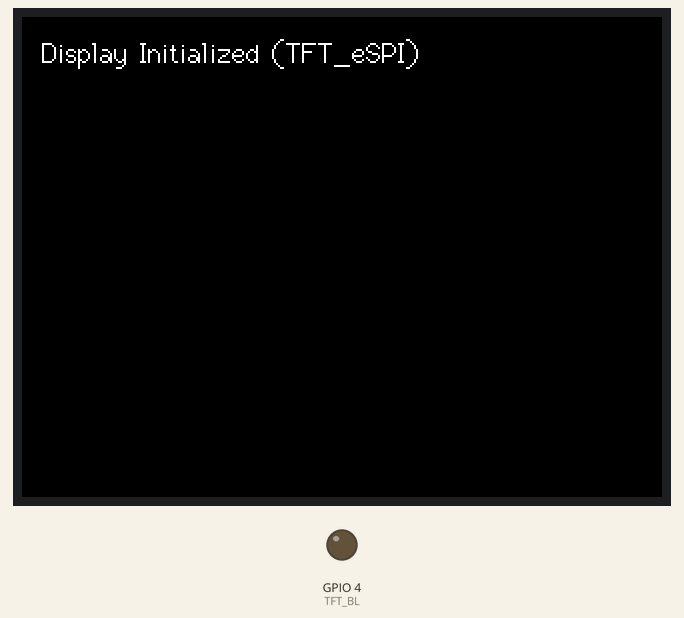
The sketch below on a simulated ESP32. Parts: 320×240 colour display, output pins drawn as LEDs (lit = HIGH). What the sketch prints to the serial monitor is not drawn.

Above: at 0.4 s.

The sketch:

TouchScreenTest.ino
```cpp
#include <SPI.h>
#include <TFT_eSPI.h>
#include <XPT2046_Touchscreen.h>

// **********************************************
// PIN DEFINITIONS (From your Config.h)
// **********************************************
// TFT_eSPI uses User_Setup.h for display pins.
// These are used by the Touch library initialization below.
 #define TFT_BL           4   // Backlight pin (using the working pin 4)
 #define TOUCH_CS         13
 // #define TOUCH_IRQ        2   // Required for proper touch interrupt handling

// **********************************************
// TFT_eSPI Setup
// **********************************************
TFT_eSPI tft = TFT_eSPI();

// **********************************************
// Touchscreen Setup (FIXED CONSTRUCTOR)
// **********************************************
// Removed the third argument (tft.getSPIinstance()) to match your library version.
// XPT2046_Touchscreen ts(TOUCH_CS, TOUCH_IRQ);

// **********************************************
// Backlight (PWM) Fix Variables
// **********************************************
uint8_t ledc_channel = 0; // Will hold the actual assigned channel

void setup() {
    Serial.begin(115200);
    delay(100);
    Serial.println("\n--- Starting Debug Sketch ---");

    // 1. TFT Initialization (Ensure User_Setup.h has TFT_RST set to -1)
    tft.init();
    Serial.println("\n--- Done Init ---");

    tft.setRotation(1); // Landscape
    tft.fillScreen(TFT_BLACK);
    tft.setTextFont(1); // FIX: Prevents LoadProhibited crash on first text draw
    tft.setTextColor(TFT_WHITE, TFT_BLACK);
    tft.drawString("Display Initialized (TFT_eSPI)", 10, 10, 2);

    // 2. Initialize Backlight (PWM FIX)
    pinMode(TFT_BL, OUTPUT);
    ledc_channel = ledcAttach(TFT_BL, 5000, 8);

    // Set brightness to a visible level
    ledcWrite(ledc_channel, 200);
    Serial.printf("Backlight ON (Pin %d, Channel %d)\n", TFT_BL, ledc_channel);

    // 3. Initialize Touchscreen
    /*
    ts.begin();
    ts.setRotation(tft.getRotation()); // Match rotation to display
    Serial.println("Touchscreen Initialized.");
    */

}

void loop() {
    Serial.println("Hello");
    delay (1000);
/*
    tft.getTouchRaw(&x, &y);
    Serial.printf("x: %i     ", x);
    Serial.printf("y: %i     ", y);
    Serial.printf("z: %i \n", tft.getTouchRawZ());
*/
/*
  delay(250);
    // 4. Read Touch Input and Check Stability
    if (ts.tirqTouched() && ts.touched()) {
        TS_Point p = ts.getPoint();
        Serial.printf("Touch at X:%d, Y:%d, Z:%d\n", p.x, p.y, p.z);
        tft.fillCircle(p.x, p.y, 5, TFT_YELLOW);

        // Re-assert backlight on touch
        ledcWrite(ledc_channel, 200);
    }
*/

    // 5. Simple counter to test continuous operation
    static unsigned long last_sec = 0;
    static int counter = 0;
    if (millis() - last_sec > 1000) {
        last_sec = millis();
        tft.fillRect(10, 30, 200, 20, TFT_BLACK);
        tft.drawNumber(counter++, 10, 30, 2);

        // This log will prove the loop is running after 30 seconds
        Serial.printf("Loop running: %d\n", counter);

        // CRITICAL CHECK: Re-assert backlight every second to fight external dimming/reset
        ledcWrite(ledc_channel, 200);
    }

    delay(1);
}
```
